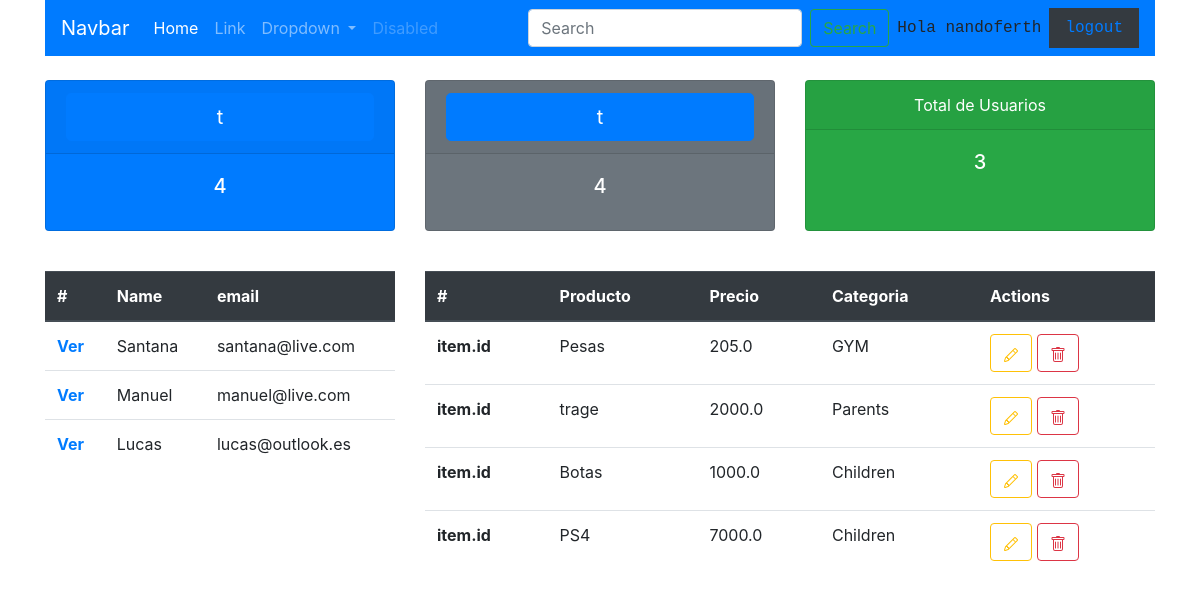
Page /table/ (signed in) on the earlier database version.
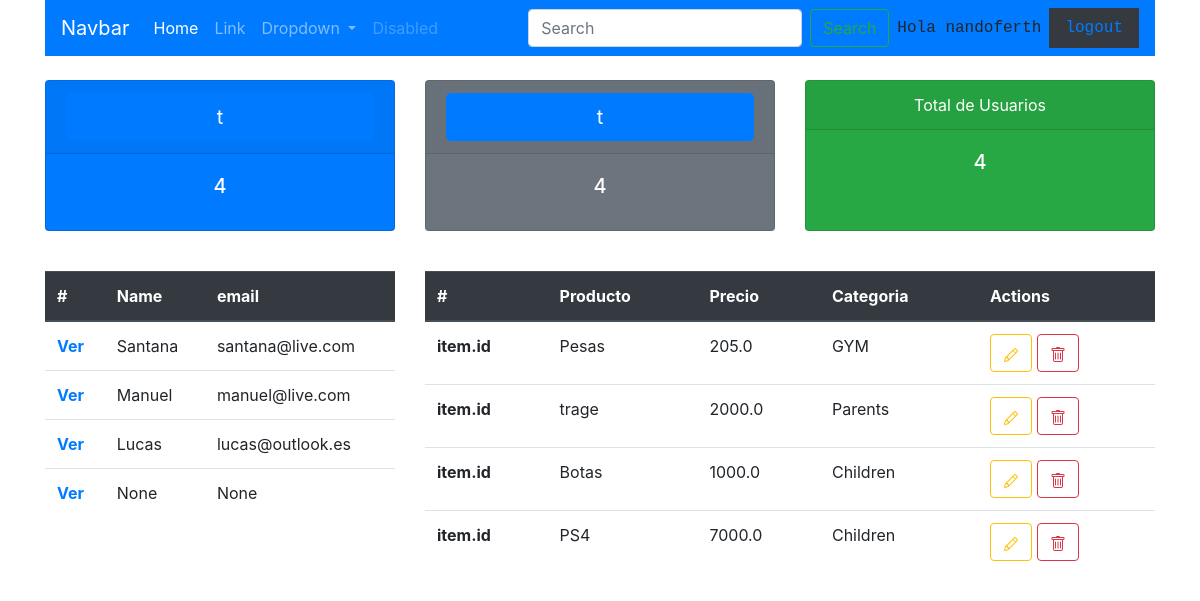
Same page on the later database version.
### accounts/models.py (models this page shows, shortened)
class Customer(models.Model):
    user = models.OneToOneField(User,null=True,on_delete=models.CASCADE)
    name = models.CharField(max_length=50,null=True)
    email = models.CharField(max_length=50,null=True)
    prfile_pic= models.ImageField(null=True,blank=True)
    date_create = models.DateTimeField(auto_now_add=True, null=True)

class Product(models.Model):
    CATEGORY=(
        ('Children','Children'),
        ('Parents','Parents'),
        ('GYM','GYM')
    )
    name = models.CharField(max_length=50,null=True)
    price = models.FloatField(null=True)
    category = models.CharField(max_length=50,null=True,choices= CATEGORY)
    description = models.CharField(max_length=50,null=True)
    date_create = models.DateTimeField(auto_now_add=True, null=True)

### accounts/decorators.py (the view)
    def wrapper_function(request, *args, **kwargs):
        group = None
        if request.user.groups.exists():
            group = request.user.groups.all()[0].name
        if group == 'customer':
            return redirect('home')
        if group == 'admin':
            return view_func(request, *args, **kwargs)

### accounts/forms.py
class OrdersForm(ModelForm):
    class Meta:
        model = Orders
        fields = '__all__'

### accounts/views.py (called while the page is built)
@login_required(login_url='login')
@admin_only
def Table(request):
    total_ordenes = Orders.objects.all().count()
    total_productos = Product.objects.all().count()
    total_usuarios = Customer.objects.all().count()
    products = Product.objects.all()
    users = Customer.objects.all()
    formO = OrdersForm()
    if request.method == 'POST':
        print('print',request.POST)
        formO = OrdersForm(request.POST)
        if formO.is_valid():
            formO.save()
            return redirect('/table')
    context = {'total_ordenes':total_ordenes,'total_productos':total_productos,
    'total_usuarios':total_usuarios, 'products':products,'users':users,'formO':formO}
    return render(request,'accounts/Table.html',context)

### accounts/templates/accounts/Table.html (shortened to what this page needs)
{% extends 'accounts/main.html' %}
{% block content %}
    <br>
    {% include 'accounts/CardGroup.html' %}
    <br>
    <div class="row">
        <div class="col-4">
            <div class="table-responsive-sm">
                <table class="table">
                    <thead class="thead-dark">
                        <tr>
                            <th scope="col">#</th>
                            <th scope="col">Name</th>
                            <th scope="col">email</th>
                        </tr>
                    </thead>
                    <tbody>
                        {% for item in users %}
                            <tr>
                                <th scope="row"><a href="{% url 'customer' item.name %}">Ver</a></th>
                                <td>{{item.name}}</td>
                                <td>{{item.email}}</td>
                            </tr>
                        {% endfor %}
                    </tbody>
                </table>
            </div>
        </div>
        <div class="col-8">
            <div class="table-responsive-sm">
                <table class="table">
                    <thead class="thead-dark">
                        <tr>
                            <th scope="col">#</th>
                            <th scope="col">Producto</th>
                            <th scope="col">Precio</th>
                            <th scope="col">Categoria</th>
                            <th scope="col">Actions</th>
                        </tr>
                    </thead>
                    <tbody>
                        {% for item in products %}
                            <tr>
                                <th scope="row">item.id</th>
                                <td>{{item.name}}</td>
                                <td>{{item.price}}</td>
                                <td>{{item.category}}</td>
                                <td>
                                    <a type="button" class="btn btn-outline-warning" data-toggle="modal" data-target="#exampleModal" >
                                    </a>
                                    <button type="button" class="btn btn-outline-danger">
                                    </button>
                                </td>
                            </tr>
                        {% endfor %}
                    </tbody>
                </table>
            </div>
        </div>
    </div>
{% endblock %}

### accounts/templates/accounts/main.html (shortened to what this page needs)
{% load static %}
<!doctype html>
<html lang="en">
  <head>
    <link rel="stylesheet" href="https://stackpath.bootstrapcdn.com/bootstrap/4.5.2/css/bootstrap.min.css">
  </head>
  <body>
    <div class="container">
      <nav class="navbar navbar-dark bg-primary navbar-expand-lg bg-blue">
        <a class="navbar-brand" href="#">Navbar</a>
        <div class="collapse navbar-collapse" id="navbarSupportedContent">
          <ul class="navbar-nav mr-auto">
            <li class="nav-item active">
              <a class="nav-link" href="{% url 'home' %}">Home <span class="sr-only">(current)</span></a>
            </li>
            <li class="nav-item">
              <a class="nav-link" href="#">Link</a>
            </li>
            <li class="nav-item dropdown">
              <a class="nav-link dropdown-toggle" href="#" id="navbarDropdown" role="button" data-toggle="dropdown" aria-haspopup="true" aria-expanded="false">
                Dropdown
              </a>
            </li>
            <li class="nav-item">
              <a class="nav-link disabled" href="#" tabindex="-1" aria-disabled="true">Disabled</a>
            </li>
          </ul>
          <form class="form-inline my-2 my-lg-0">
            <input class="form-control mr-sm-2" type="search" placeholder="Search" aria-label="Search">
            <button class="btn btn-outline-success my-2 my-sm-0 mr-sm-2" type="submit">Search</button>
          </form>
          <samp class="mr-sm-2">Hola {{request.user}}</samp>
          <samp><a class="nav-link bg-dark" href="{% url 'logout' %}">logout</a></samp>
        </div>
      </nav>
      {% block content %}
      {% endblock %}
    </div>
  </body>
</html>

### accounts/templates/accounts/CardGroup.html
<div class="card-deck">
    <div class="card text-white bg-primary text-center mb-3" style="max-width: 33%;">
        <div class="card-header" >{% include 'accounts/Crud.html' %}</div>
        <div class="card-body">
            <h5 class="card-title">{{total_ordenes}}</h5>
        </div>
    </div>
    <div class="card text-white bg-secondary text-center mb-3" style="max-width: 33%;">
        <div class="card-header" >{% include 'accounts/CrudP.html' %}</div>
        <div class="card-body">
            <h5 class="card-title">{{total_productos}}</h5>
        </div>
    </div>
    <div class="card text-white bg-success text-center mb-3" style="max-width: 33%;">
        <div class="card-header">Total de Usuarios</div>
        <div class="card-body">
            <h5 class="card-title">{{total_usuarios}}</h5>
        </div>
    </div>
</div>

### accounts/templates/accounts/Crud.html (shortened to what this page needs)
<button type="button" class="btn btn-primary btn-lg btn-block" data-toggle="modal" data-target="#exampleModal" >
  t
</button>

### accounts/templates/accounts/CrudP.html (shortened to what this page needs)
<button type="button" class="btn btn-primary btn-lg btn-block" data-toggle="modal" data-target="#exampleModal" >
  t
</button>

Differences in the rows shown:
added Customer: name "None", email "None"
Other differences:
{{ total_usuarios }}: "3" → "4"
